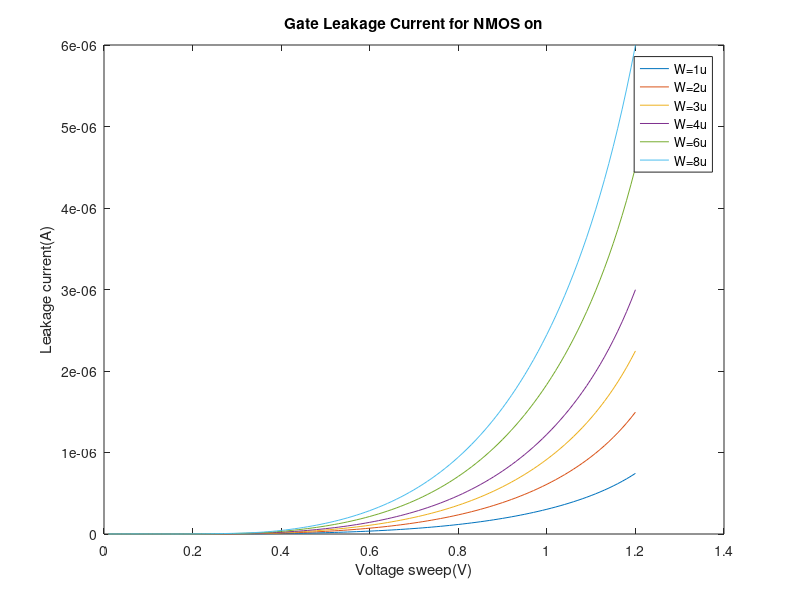

This chart was generated by the following MATLAB code:
x = [ 1.00000000e-02 2.00000000e-02 3.00000000e-02 4.00000000e-02 5.00000000e-02 6.00000000e-02 7.00000000e-02 8.00000000e-02 9.00000000e-02 1.00000000e-01 1.10000000e-01 1.20000000e-01 1.30000000e-01 1.40000000e-01 1.50000000e-01 1.60000000e-01 1.70000000e-01 1.80000000e-01 1.90000000e-01 2.00000000e-01 2.10000000e-01 2.20000000e-01 2.30000000e-01 2.40000000e-01 2.50000000e-01 2.60000000e-01 2.70000000e-01 2.80000000e-01 2.90000000e-01 3.00000000e-01 3.10000000e-01 3.20000000e-01 3.30000000e-01 3.40000000e-01 3.50000000e-01 3.60000000e-01 3.70000000e-01 3.80000000e-01 3.90000000e-01 4.00000000e-01 4.10000000e-01 4.20000000e-01 4.30000000e-01 4.40000000e-01 4.50000000e-01 4.60000000e-01 4.70000000e-01 4.80000000e-01 4.90000000e-01 5.00000000e-01 5.10000000e-01 5.20000000e-01 5.30000000e-01 5.40000000e-01 5.50000000e-01 5.60000000e-01 5.70000000e-01 5.80000000e-01 5.90000000e-01 6.00000000e-01 6.10000000e-01 6.20000000e-01 6.30000000e-01 6.40000000e-01 6.50000000e-01 6.60000000e-01 6.70000000e-01 6.80000000e-01 6.90000000e-01 7.00000000e-01 7.10000000e-01 7.20000000e-01 7.30000000e-01 7.40000000e-01 7.50000000e-01 7.60000000e-01 7.70000000e-01 7.80000000e-01 7.90000000e-01 8.00000000e-01 8.10000000e-01 8.20000000e-01 8.30000000e-01 8.40000000e-01 8.50000000e-01 8.60000000e-01 8.70000000e-01 8.80000000e-01 8.90000000e-01 9.00000000e-01 9.10000000e-01 9.20000000e-01 9.30000000e-01 9.40000000e-01 9.50000000e-01 9.60000000e-01 9.70000000e-01 9.80000000e-01 9.90000000e-01 1.00000000e+00 1.01000000e+00 1.02000000e+00 1.03000000e+00 1.04000000e+00 1.05000000e+00 1.06000000e+00 1.07000000e+00 1.08000000e+00 1.09000000e+00 1.10000000e+00 1.11000000e+00 1.12000000e+00 1.13000000e+00 1.14000000e+00 1.15000000e+00 1.16000000e+00 1.17000000e+00 1.18000000e+00 1.19000000e+00 1.20000000e+00];
I1 = [ 3.68769227e-11 6.75742587e-11 9.24076328e-11 1.11681886e-10 1.25691730e-10 1.34722586e-10 1.39051715e-10 1.38949935e-10 1.34684423e-10 1.26523875e-10 1.14749061e-10 9.96773809e-11 8.17298416e-11 6.16577102e-11 4.15661151e-11 3.02289652e-11 4.40046055e-11 7.52548579e-11 1.15218952e-10 1.62048194e-10 2.15545727e-10 2.75982452e-10 3.43871050e-10 4.19944170e-10 5.05204718e-10 6.01023453e-10 7.09281321e-10 8.32555726e-10 9.74337541e-10 1.13923937e-09 1.33311257e-09 1.56294967e-09 1.83644965e-09 2.16122474e-09 2.54383020e-09 2.98897856e-09 3.49927429e-09 4.07553705e-09 4.71748923e-09 5.42448196e-09 6.19603902e-09 7.03215881e-09 7.93341980e-09 8.90096609e-09 9.93643696e-09 1.10418815e-08 1.22196787e-08 1.34724721e-08 1.48031190e-08 1.62146543e-08 1.77102649e-08 1.92932741e-08 2.09671309e-08 2.27354054e-08 2.46017874e-08 2.65700864e-08 2.86442349e-08 3.08282912e-08 3.31264440e-08 3.55430171e-08 3.80824744e-08 4.07494254e-08 4.35486305e-08 4.64850066e-08 4.95636329e-08 5.27897569e-08 5.61687999e-08 5.97063639e-08 6.34082375e-08 6.72804028e-08 7.13290426e-08 7.55605477e-08 7.99815245e-08 8.45988042e-08 8.94194510e-08 9.44507726e-08 9.97003306e-08 1.05175952e-07 1.10885743e-07 1.16838100e-07 1.23041732e-07 1.29505670e-07 1.36239293e-07 1.43252348e-07 1.50554973e-07 1.58157730e-07 1.66071635e-07 1.74308195e-07 1.82879450e-07 1.91798023e-07 2.01077177e-07 2.10730876e-07 2.20773863e-07 2.31221743e-07 2.42091081e-07 2.53399520e-07 2.65165903e-07 2.77410431e-07 2.90154829e-07 3.03422543e-07 3.17238966e-07 3.31631685e-07 3.46630773e-07 3.62269104e-07 3.78582715e-07 3.95611200e-07 4.13398143e-07 4.31991590e-07 4.51444555e-07 4.71815552e-07 4.93169150e-07 5.15576537e-07 5.39116082e-07 5.63873872e-07 5.89944208e-07 6.17430048e-07 6.46443354e-07 6.77105341e-07 7.09546600e-07 7.43907094e-07];
I2 = [ 7.41263360e-11 1.35831079e-10 1.85748671e-10 2.24491866e-10 2.52653067e-10 2.70805999e-10 2.79507992e-10 2.79303409e-10 2.70729297e-10 2.54325769e-10 2.30657203e-10 2.00361606e-10 1.64285247e-10 1.23938229e-10 8.35521027e-11 6.07632659e-11 8.84536992e-11 1.51269865e-10 2.31601717e-10 3.25733204e-10 4.33268647e-10 5.54752549e-10 6.91215481e-10 8.44130099e-10 1.01551238e-09 1.20811765e-09 1.42572685e-09 1.67352074e-09 1.95851639e-09 2.28998553e-09 2.67969001e-09 3.14168544e-09 3.69144749e-09 4.34427757e-09 5.11335223e-09 6.00814422e-09 7.03388861e-09 8.19223310e-09 9.48261956e-09 1.09037437e-08 1.24546482e-08 1.41353297e-08 1.59469512e-08 1.78918121e-08 1.99732075e-08 2.21952563e-08 2.45627405e-08 2.70809735e-08 2.97556988e-08 3.25930166e-08 3.55993332e-08 3.87813281e-08 4.21459341e-08 4.57003277e-08 4.94519250e-08 5.34083838e-08 5.75776082e-08 6.19677557e-08 6.65872458e-08 7.14447695e-08 7.65492994e-08 8.19101007e-08 8.75367419e-08 9.34391062e-08 9.96274029e-08 1.06112179e-07 1.12904333e-07 1.20015123e-07 1.27456185e-07 1.35239543e-07 1.43377625e-07 1.51883275e-07 1.60769773e-07 1.70050849e-07 1.79740703e-07 1.89854022e-07 2.00406005e-07 2.11412383e-07 2.22889450e-07 2.34854085e-07 2.47323787e-07 2.60316713e-07 2.73851710e-07 2.87948370e-07 3.02627071e-07 3.17909042e-07 3.33816421e-07 3.50372337e-07 3.67600990e-07 3.85527751e-07 4.04179275e-07 4.23583629e-07 4.43770443e-07 4.64771081e-07 4.86618838e-07 5.09349167e-07 5.32999945e-07 5.57611768e-07 5.83228300e-07 6.09896661e-07 6.37667883e-07 6.66597411e-07 6.96745680e-07 7.28178760e-07 7.60969072e-07 7.95196185e-07 8.30947689e-07 8.68320138e-07 9.07420067e-07 9.48365065e-07 9.91284888e-07 1.03632259e-06 1.08363565e-06 1.13339707e-06 1.18579633e-06 1.24104033e-06 1.29935403e-06 1.36098100e-06 1.42618365e-06 1.49524319e-06];
I3 = [ 1.11375741e-10 2.04087888e-10 2.79089694e-10 3.37301833e-10 3.79614395e-10 4.06889408e-10 4.19964267e-10 4.19656881e-10 4.06774177e-10 3.82127672e-10 3.46565359e-10 3.01045844e-10 2.46840662e-10 1.86218763e-10 1.25538089e-10 9.12975685e-11 1.32902788e-10 2.27284851e-10 3.47984449e-10 4.89418167e-10 6.50991481e-10 8.33522536e-10 1.03855974e-09 1.26831580e-09 1.52581973e-09 1.81521144e-09 2.14217183e-09 2.51448504e-09 2.94269427e-09 3.44073038e-09 4.02626563e-09 4.72041866e-09 5.54644179e-09 6.52732544e-09 7.68286744e-09 9.02730059e-09 1.05684906e-08 1.23089130e-08 1.42477292e-08 1.63829793e-08 1.87132249e-08 2.12384609e-08 2.39604343e-08 2.68826000e-08 3.00099089e-08 3.33485491e-08 3.69057056e-08 4.06893616e-08 4.47081466e-08 4.89712257e-08 5.34882241e-08 5.82691776e-08 6.33245026e-08 6.86649811e-08 7.43017557e-08 8.02463317e-08 8.65105847e-08 9.31067707e-08 1.00047540e-07 1.07345949e-07 1.15015479e-07 1.23070051e-07 1.31524041e-07 1.40392296e-07 1.49690156e-07 1.59433467e-07 1.69638602e-07 1.80322476e-07 1.91502570e-07 2.03196950e-07 2.15424286e-07 2.28203876e-07 2.41555670e-07 2.55500297e-07 2.70059089e-07 2.85254112e-07 3.01108200e-07 3.17644988e-07 3.34888951e-07 3.52865449e-07 3.71600772e-07 3.91122195e-07 4.11458034e-07 4.32637721e-07 4.54691870e-07 4.77652370e-07 5.01552482e-07 5.26426949e-07 5.52312125e-07 5.79246125e-07 6.07268988e-07 6.36422880e-07 6.66752308e-07 6.98304386e-07 7.31129130e-07 7.65279795e-07 8.00813278e-07 8.37790557e-07 8.76277221e-07 9.16344050e-07 9.58067694e-07 1.00153143e-06 1.04682605e-06 1.09405077e-06 1.14331438e-06 1.19473638e-06 1.24844833e-06 1.30459524e-06 1.36333712e-06 1.42485057e-06 1.48933045e-06 1.55699162e-06 1.62807057e-06 1.70282708e-06 1.78154573e-06 1.86453719e-06 1.95213929e-06 2.04471775e-06 2.14266661e-06 2.24640810e-06];
I4 = [ 1.48625134e-10 2.72344678e-10 3.72430699e-10 4.50111782e-10 5.06575709e-10 5.42972808e-10 5.60420539e-10 5.60010358e-10 5.42819063e-10 5.09929587e-10 4.62473530e-10 4.01730097e-10 3.29396089e-10 2.48499301e-10 1.67524082e-10 1.21831874e-10 1.77351862e-10 3.03299809e-10 4.64367132e-10 6.53103053e-10 8.68714200e-10 1.11229234e-09 1.38590376e-09 1.69250118e-09 2.03612664e-09 2.42230464e-09 2.85861602e-09 3.35544827e-09 3.92687070e-09 4.59147325e-09 5.37283850e-09 6.29914806e-09 7.40143073e-09 8.71036586e-09 1.02523724e-08 1.20464430e-08 1.41030740e-08 1.64255686e-08 1.90128077e-08 2.18621757e-08 2.49717530e-08 2.83415324e-08 3.19738450e-08 3.58733009e-08 4.00465064e-08 4.45017188e-08 4.92485257e-08 5.42975798e-08 5.96603961e-08 6.53492044e-08 7.13768487e-08 7.77567203e-08 8.45027186e-08 9.16292309e-08 9.91511256e-08 1.07083755e-07 1.15442965e-07 1.24245111e-07 1.33507070e-07 1.43246268e-07 1.53480691e-07 1.64228914e-07 1.75510119e-07 1.87344120e-07 1.99751383e-07 2.12753052e-07 2.26370973e-07 2.40627717e-07 2.55546609e-07 2.71151753e-07 2.87468061e-07 3.04521283e-07 3.22338036e-07 3.40945845e-07 3.60373172e-07 3.80649459e-07 4.01805172e-07 4.23871845e-07 4.46882135e-07 4.70869876e-07 4.95870144e-07 5.21919328e-07 5.49055211e-07 5.77317055e-07 6.06745707e-07 6.37383711e-07 6.69275442e-07 7.02467250e-07 7.37007638e-07 7.72947451e-07 8.10340108e-07 8.49241858e-07 8.89712077e-07 9.31813618e-07 9.75613199e-07 1.02118187e-06 1.06859552e-06 1.11793549e-06 1.16928928e-06 1.22275131e-06 1.27842380e-06 1.33641786e-06 1.39685456e-06 1.45986626e-06 1.52559805e-06 1.59420932e-06 1.66587554e-06 1.74079010e-06 1.81916640e-06 1.90123997e-06 1.98727067e-06 2.07754502e-06 2.17237840e-06 2.27211722e-06 2.37714095e-06 2.48786383e-06 2.60473630e-06 2.72824602e-06 2.85891829e-06 2.99731607e-06];
I6 = [ 2.23123866e-10 4.08858179e-10 5.59112621e-10 6.75731603e-10 7.60498276e-10 8.15139571e-10 8.41333072e-10 8.40717325e-10 8.14908876e-10 7.65533473e-10 6.94289938e-10 6.03098674e-10 4.94507014e-10 3.73060438e-10 2.51496100e-10 1.82900483e-10 2.66249969e-10 4.55329613e-10 6.97132285e-10 9.80472475e-10 1.30415911e-09 1.66983122e-09 2.08059075e-09 2.54087049e-09 3.05673852e-09 3.63648846e-09 4.29150093e-09 5.03737008e-09 5.89521726e-09 6.89295037e-09 8.06597234e-09 9.45659027e-09 1.11113854e-08 1.30764144e-08 1.53913377e-08 1.80846674e-08 2.11721602e-08 2.46587747e-08 2.85428299e-08 3.28203986e-08 3.74885981e-08 4.25474166e-08 4.80003523e-08 5.38543251e-08 6.01192508e-08 6.68075241e-08 7.39335367e-08 8.15132789e-08 8.95640352e-08 9.81041636e-08 1.07152943e-07 1.16730475e-07 1.26857622e-07 1.37555980e-07 1.48847867e-07 1.60756327e-07 1.73305143e-07 1.86518864e-07 2.00422824e-07 2.15043174e-07 2.30406914e-07 2.46541921e-07 2.63476986e-07 2.81241846e-07 2.99867219e-07 3.19384837e-07 3.39827487e-07 3.61229045e-07 3.83624516e-07 4.07050073e-07 4.31543104e-07 4.57142249e-07 4.83887457e-07 5.11820030e-07 5.40982679e-07 5.71419587e-07 6.03176470e-07 6.36300645e-07 6.70841116e-07 7.06848650e-07 7.44375877e-07 7.83477399e-07 8.24209901e-07 8.66632293e-07 9.10805858e-07 9.56794424e-07 1.00466456e-06 1.05448581e-06 1.10633093e-06 1.16027620e-06 1.21640174e-06 1.27479193e-06 1.33553583e-06 1.39872772e-06 1.46446766e-06 1.53286222e-06 1.60402520e-06 1.67807861e-06 1.75515363e-06 1.83539186e-06 1.91894659e-06 2.00598440e-06 2.09668681e-06 2.19125226e-06 2.28989826e-06 2.39286375e-06 2.50041172e-06 2.61283207e-06 2.73044461e-06 2.85360231e-06 2.98269460e-06 3.11815078e-06 3.26044339e-06 3.41009141e-06 3.56766330e-06 3.73377954e-06 3.90911481e-06 4.09439937e-06 4.29041984e-06 4.49801910e-06];
I8 = [ 2.97622502e-10 5.45371534e-10 7.45794384e-10 9.01351278e-10 1.01442073e-09 1.08730626e-09 1.12224558e-09 1.12142432e-09 1.08699875e-09 1.02113746e-09 9.26106466e-10 8.04467381e-10 6.59618060e-10 4.97621674e-10 3.35468180e-10 2.43969092e-10 3.55147988e-10 6.07359202e-10 9.29897047e-10 1.30784126e-09 1.73960307e-09 2.22736870e-09 2.77527581e-09 3.38923716e-09 4.07734684e-09 4.85066749e-09 5.72437944e-09 6.71928330e-09 7.86355220e-09 9.19441159e-09 1.07590842e-08 1.26140019e-08 1.48212973e-08 1.74424032e-08 2.05302207e-08 2.41227800e-08 2.82410976e-08 3.28917864e-08 3.80726030e-08 4.37783076e-08 5.00050533e-08 5.67528227e-08 6.40262796e-08 7.18346517e-08 8.01911629e-08 8.91123433e-08 9.86173860e-08 1.08727617e-07 1.19466087e-07 1.30857279e-07 1.42926905e-07 1.55701771e-07 1.69209702e-07 1.83479497e-07 1.98540919e-07 2.14424697e-07 2.31162550e-07 2.48787212e-07 2.67332468e-07 2.86833191e-07 3.07325382e-07 3.28846216e-07 3.51434084e-07 3.75128636e-07 3.99970831e-07 4.26002983e-07 4.53268805e-07 4.81813466e-07 5.11683638e-07 5.42927550e-07 5.75595046e-07 6.09737646e-07 6.45408606e-07 6.82662989e-07 7.21557734e-07 7.62151741e-07 8.04505950e-07 8.48683439e-07 8.94749527e-07 9.42771884e-07 9.92820663e-07 1.04496864e-06 1.09929136e-06 1.15586735e-06 1.21477827e-06 1.27610919e-06 1.33994882e-06 1.40638984e-06 1.47552918e-06 1.54746850e-06 1.62231455e-06 1.70017975e-06 1.78118276e-06 1.86544917e-06 1.95311228e-06 2.04431405e-06 2.13920607e-06 2.23795083e-06 2.34072306e-06 2.44771132e-06 2.55911976e-06 2.67517015e-06 2.79610422e-06 2.92218615e-06 3.05370550e-06 3.19098032e-06 3.33436066e-06 3.48423236e-06 3.64102100e-06 3.80519626e-06 3.97727628e-06 4.15783219e-06 4.34749254e-06 4.54694764e-06 4.75695344e-06 4.97833504e-06 5.21198941e-06 5.45888733e-06 5.72007432e-06 5.99667045e-06];

figure;
plot(x, I1);
hold on
plot(x, I2);
plot(x, I3);
plot(x, I4);
plot(x, I6);
plot(x, I8);
hold off
xlabel('Voltage sweep(V)');
ylabel('Leakage current(A)');
title('Gate Leakage Current for NMOS on');
legend('W=1u','W=2u','W=3u','W=4u','W=6u','W=8u');